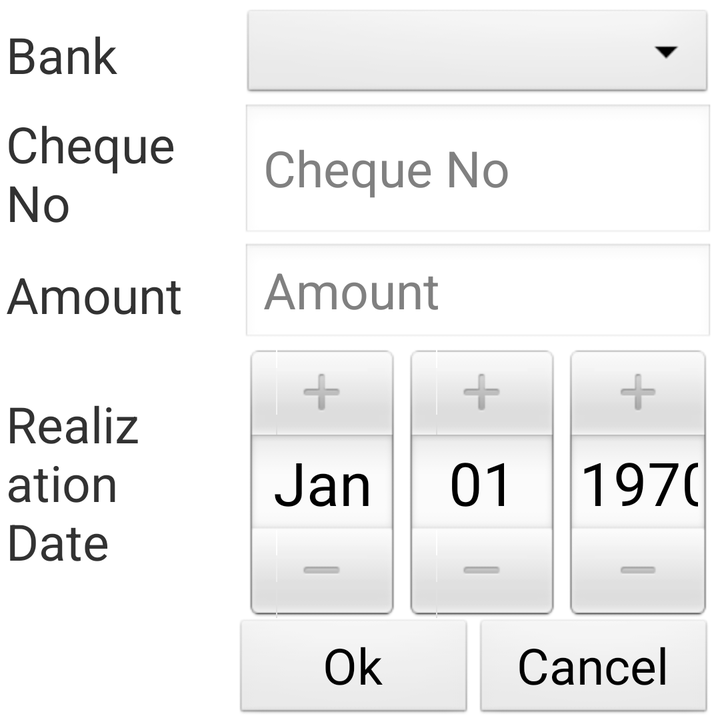
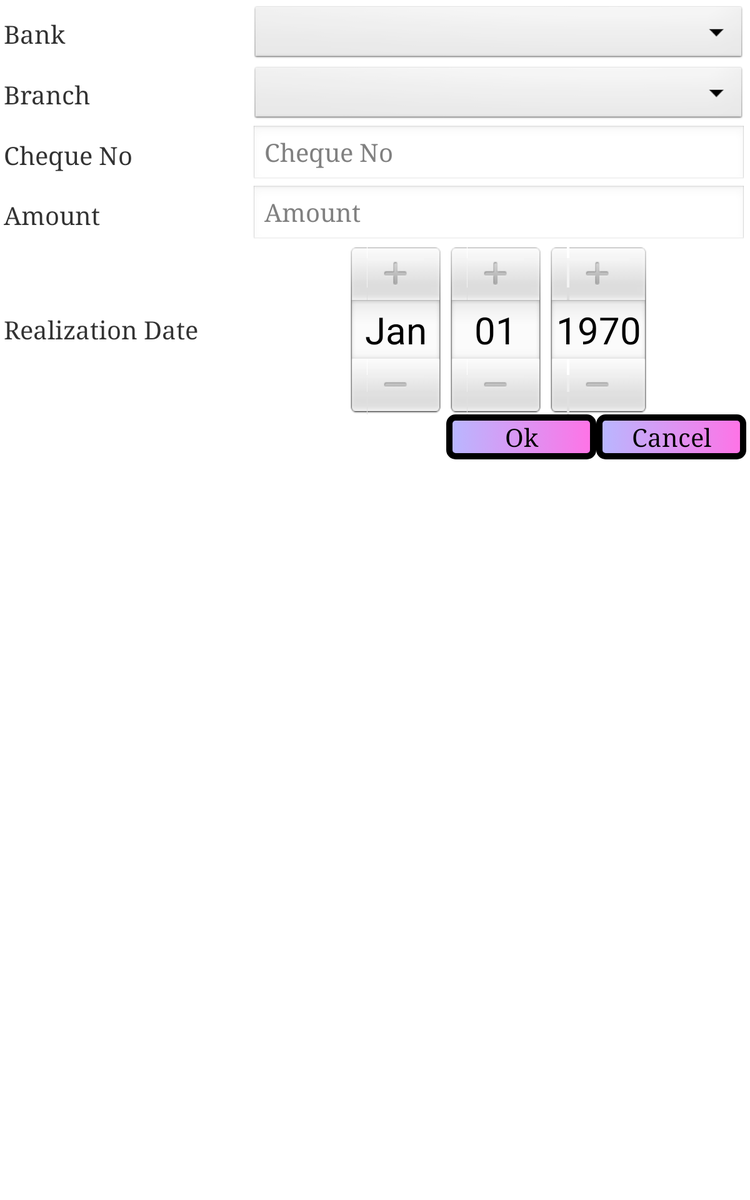

Compare how this app lays out the same screen by default and in its alternative resource folder. The renders come first, then the two layout files and the values they reference.
<!-- AndroidManifest.xml: application theme android:Theme.Light -->
<!-- res/layout/cheque_data_input_dialog_page.xml -->
<?xml version="1.0" encoding="utf-8"?>
<LinearLayout xmlns:android="http://schemas.android.com/apk/res/android"
              android:orientation="vertical"
              android:layout_width="match_parent"
              android:layout_height="wrap_content" android:weightSum="4" android:padding="3dp" android:paddingRight="5dp" android:paddingLeft="5dp">
    <LinearLayout
            android:orientation="horizontal"
            android:layout_width="match_parent"
            android:layout_height="wrap_content" android:layout_weight="1" android:weightSum="3">
        <TextView
                android:layout_width="0dp"
                android:layout_height="match_parent"
                android:text="Bank"
                android:gravity="center_vertical" android:layout_weight="1" android:textSize="25dp"/>
        <Spinner
                android:layout_width="0dp"
                android:layout_height="match_parent"
                android:id="@+id/bankCombo" android:layout_weight="2" android:spinnerMode="dialog"/>
    </LinearLayout>
    <LinearLayout
            android:orientation="horizontal"
            android:layout_width="match_parent"
            android:layout_height="wrap_content" android:layout_weight="1" android:weightSum="3">
        <TextView
                android:layout_width="0dp"
                android:layout_height="match_parent"
                android:gravity="center_vertical" android:layout_weight="1" android:text="Cheque No" android:textSize="25dp"/>
        <EditText
                android:layout_width="0dp"
                android:layout_height="match_parent"
                android:id="@+id/inputChequeNo" android:layout_weight="2" android:hint="Cheque No" android:textSize="25dp"/>
    </LinearLayout>
    <LinearLayout
            android:orientation="horizontal"
            android:layout_width="match_parent"
            android:layout_height="wrap_content" android:layout_weight="1" android:weightSum="3">
        <TextView
                android:layout_width="0dp"
                android:layout_height="match_parent"
                android:text="Amount"
                android:gravity="center_vertical" android:layout_weight="1" android:textSize="25dp"/>
        <EditText
                android:layout_width="0dp"
                android:layout_height="match_parent"
                android:id="@+id/inputAmount" android:layout_weight="2" android:inputType="numberDecimal" android:hint="Amount" android:textSize="25dp"/>
    </LinearLayout>
    <LinearLayout
            android:orientation="horizontal"
            android:layout_width="match_parent"
            android:layout_height="wrap_content" android:layout_weight="1" android:weightSum="3">
        <TextView
                android:layout_width="0dp"
                android:layout_height="match_parent"
                android:text="Realization Date"
                android:gravity="center_vertical" android:layout_weight="1" android:textSize="25dp"/>
        <DatePicker
                android:layout_width="0dp"
                android:layout_height="match_parent"
                android:calendarViewShown="false"
                android:id="@+id/datePicker" android:layout_weight="2"/>
    </LinearLayout>
    <LinearLayout
            android:orientation="horizontal"
            android:layout_width="240dp" android:layout_gravity="right"
            android:layout_height="wrap_content" android:weightSum="2">
        <Button
                android:layout_width="0dp"
                android:layout_height="match_parent"
                android:text="Ok"
                android:id="@+id/btnOk" android:layout_weight="1" android:textSize="25dp"/>
        <Button
                android:layout_width="0dp"
                android:layout_height="match_parent"
                android:text="Cancel"
                android:id="@+id/btnCancel" android:layout_weight="1" android:textSize="25dp"/>
    </LinearLayout>
</LinearLayout>
<!-- resources referenced by this layout -->
<resources>

</resources>
<!-- res/layout-large/cheque_data_input_dialog_page.xml (the repository's variant of the layout above) -->
<!-- drawn on a 7-inch tablet held upright -->
<?xml version="1.0" encoding="utf-8"?>
<ScrollView xmlns:android="http://schemas.android.com/apk/res/android" android:layout_width="match_parent" android:layout_height="match_parent">
    <LinearLayout
            android:orientation="vertical"
            android:layout_width="match_parent"
            android:layout_height="wrap_content" android:weightSum="4" android:padding="3dp" android:paddingRight="5dp" android:paddingLeft="5dp">
        <LinearLayout
                android:orientation="horizontal"
                android:layout_width="match_parent"
                android:layout_height="wrap_content" android:layout_weight="1" android:weightSum="3">

            <TextView
                    android:layout_width="0dp"
                    android:layout_height="match_parent"
                    android:text="Bank"
                    android:gravity="center_vertical" android:layout_weight="1" android:textSize="20dp" android:typeface="serif"/>
            <Spinner
                    android:layout_width="0dp"
                    android:layout_height="match_parent"
                    android:id="@+id/bankCombo" android:layout_weight="2" android:spinnerMode="dialog"/>
        </LinearLayout>
        <LinearLayout
                android:orientation="horizontal"
                android:layout_width="match_parent"
                android:layout_height="wrap_content" android:layout_weight="1" android:weightSum="3">
            <TextView
                    android:layout_width="0dp"
                    android:layout_height="match_parent"
                    android:text="Branch"
                    android:gravity="center_vertical" android:layout_weight="1" android:textSize="20dp" android:typeface="serif"/>
            <Spinner
                    android:layout_width="0dp"
                    android:layout_height="match_parent"
                    android:id="@+id/branchCombo" android:layout_weight="2" android:spinnerMode="dialog"/>
        </LinearLayout>
        <LinearLayout
                android:orientation="horizontal"
                android:layout_width="match_parent"
                android:layout_height="wrap_content" android:layout_weight="1" android:weightSum="3">
            <TextView
                    android:layout_width="0dp"
                    android:layout_height="match_parent"
                    android:gravity="center_vertical" android:layout_weight="1" android:text="Cheque No" android:textSize="20dp" android:typeface="serif"/>
            <EditText
                    android:layout_width="0dp"
                    android:layout_height="match_parent"
                    android:id="@+id/inputChequeNo" android:layout_weight="2" android:hint="Cheque No" android:textSize="20dp" android:typeface="serif"
                    />
        </LinearLayout>
        <LinearLayout
                android:orientation="horizontal"
                android:layout_width="match_parent"
                android:layout_height="wrap_content" android:layout_weight="1" android:weightSum="3">
            <TextView
                    android:layout_width="0dp"
                    android:layout_height="match_parent"
                    android:text="Amount"
                    android:gravity="center_vertical" android:layout_weight="1" android:textSize="20dp" android:typeface="serif"/>
            <EditText
                    android:layout_width="0dp"
                    android:layout_height="match_parent"
                    android:id="@+id/inputAmount" android:layout_weight="2" android:inputType="numberDecimal" android:hint="Amount" android:textSize="20dp"
                    android:typeface="serif"/>
        </LinearLayout>
        <LinearLayout
                android:orientation="horizontal"
                android:layout_width="match_parent"
                android:layout_height="wrap_content" android:layout_weight="1" android:weightSum="3">
            <TextView
                    android:layout_width="0dp"
                    android:layout_height="match_parent"
                    android:text="Realization Date"
                    android:gravity="center_vertical" android:layout_weight="1" android:textSize="20dp" android:typeface="serif"/>
            <DatePicker
                    android:layout_width="0dp"
                    android:layout_height="match_parent"
                    android:calendarViewShown="false"
                    android:id="@+id/datePicker" android:layout_weight="2"/>
        </LinearLayout>
        <LinearLayout
                android:orientation="horizontal"
                android:layout_width="240dp" android:layout_gravity="right"
                android:layout_height="wrap_content" android:weightSum="2">
            <Button
                    android:layout_width="0dp"
                    android:layout_height="match_parent"
                    android:text="Ok"
                    android:id="@+id/btnOk" android:layout_weight="1" android:textSize="20dp" android:background="@drawable/rounded_button"
                    android:typeface="serif"/>
            <Button
                    android:layout_width="0dp"
                    android:layout_height="match_parent"
                    android:text="Cancel"
                    android:id="@+id/btnCancel" android:layout_weight="1" android:textSize="20dp" android:background="@drawable/rounded_button"
                    android:typeface="serif"/>
        </LinearLayout>
    </LinearLayout>
</ScrollView>
<!-- resources referenced by the variant -->
<!-- as a 7-inch tablet held upright resolves them -->
<resources>
  <!-- drawable rounded_button (drawable) -->
  <?xml version="1.0" encoding="utf-8"?>
  <selector xmlns:android="http://schemas.android.com/apk/res/android">
      <item android:state_pressed="false">
          <shape>
              <gradient android:startColor="#ffb8b8ff" android:endColor="#ffff72e6"/>
              <corners android:radius="5dp"/>
              <stroke android:width="5dp"/>
              <padding android:left="5dp" android:top="5dp" android:right="5dp" android:bottom="5dp"/>
          </shape>
      </item>
      <item android:state_pressed="true">
          <shape>
              <gradient android:startColor="#ffa59dff" android:endColor="#ffff58e3"/>
              <corners android:radius="5dp"/>
              <stroke android:width="5dp"/>
              <padding android:left="5dp" android:top="5dp" android:right="5dp" android:bottom="5dp"/>
          </shape>
      </item>
  </selector>
</resources>
